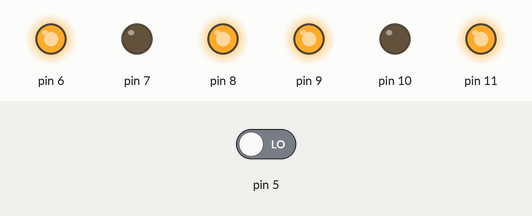
This sketch was run on a simulated Arduino Mega 2560, built with avr-gcc and run on an emulated ATmega2560. Shown: output pins drawn as LEDs (lit = HIGH). The inputs (shaded band) are chosen by the test bench; at power-on: pin 5 LOW.

Above: at 1.2 s.
1.3 s: pin 5 driven HIGH
At 1.9 s:
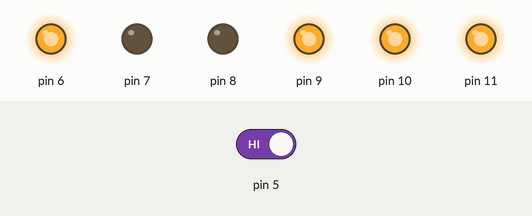
2.8 s: pin 5 driven LOW
At 3.1 s:
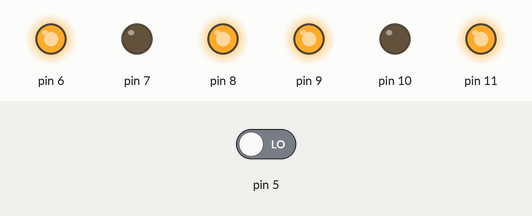
Timing chart, 0 to 5.8 s (numbered marks = the images above; inputs shaded):
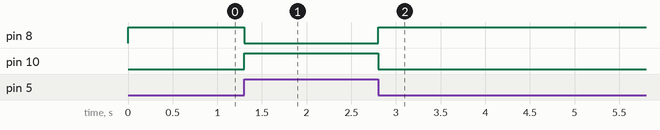

Measured:
- after the input at 1.3 s, pin 8: HIGH → LOW at once; pin 10: LOW → HIGH at once
- after the input at 2.8 s, pin 8: LOW → HIGH at once; pin 10: HIGH → LOW at once

The sketch:

simplebutton.ino
```cpp
#include "Component.h"
#include "MomentaryPushButton.h"
#include "Pin.h"
#include "RgbLed.h"

OutputPin red(8);
PowerPin power(9);
OutputPin green(10);
OutputPin blue(11);

RgbLed<PowerPin> led(red, power, green, blue);

InputPin buttoninput(5);
PowerPin buttonpower(6);
GroundPin buttonground(7);

MomentaryPushButton button(buttoninput, buttonpower, buttonground);

void setup()
{
    led.setup();
    button.setup();
    Component::CheckSetup();
    Pin::ValidateSingleUsage();
}

void loop()
{
    if (button.high())
    {
        led.red();
    }
    else
    {
        led.green();
    }
}
```

Component.cpp
```cpp
#include "Component.h"


int Component::TotalInstantiated = 0;
int Component::TotalSetup = 0;

Component::Component()
{
    ++TotalInstantiated;
}

void Component::CheckSetup()
{
    assert(TotalInstantiated == TotalSetup);
}

void Component::setup() const
{
    ++TotalSetup;
}
```

Component.h
```cpp
#pragma once

#include <assert.h>


struct Component
{
    Component();
    static int TotalInstantiated;
    static int TotalSetup;
    static void CheckSetup();
    void setup() const;
};
```

MomentaryPushButton.cpp
```cpp
#include "MomentaryPushButton.h"


MomentaryPushButton::MomentaryPushButton(
  const InputPin& i, const PowerPin& p, const GroundPin& g)
  : Component(), m_input(i), m_power(p), m_ground(g) {}

void MomentaryPushButton::setup() const
{
    Component::setup();
    m_input.setup();
    m_ground.setup();
    m_power.setup();
}

bool MomentaryPushButton::high() const
{
    return digitalRead(m_input.pin) == HIGH;
}

bool MomentaryPushButton::low() const
{
    return digitalRead(m_input.pin) == LOW;
}
```

MomentaryPushButton.h
```cpp
#pragma once

#include "Arduino.h"
#include "Pin.h"

class MomentaryPushButton : public Component
{
public:
  MomentaryPushButton(const InputPin&, const PowerPin&, const GroundPin&);
  void setup() const;
  bool high() const;
  bool low() const;
private:
  const InputPin& m_input;
  const PowerPin& m_power;
  const GroundPin& m_ground;
};
```

Pin.cpp
```cpp
#include "Pin.h"


int Pin::Usage[MaxPin + 1] = {}; // initialize to 0
Pin::Pin(int pin) : Component(), pin(pin)
{
    assert(pin >= 0 and pin <= MaxPin);
    ++Usage[pin];
}
void Pin::ValidateSingleUsage()
{
    for(int i = 0; i <= MaxPin; ++i)
    {
        assert(Usage[i] == 1 or Usage[i] == 0);
    }
}


PowerPin::PowerPin(int pin) : Pin(pin) {}
void PowerPin::setup() const
{
    Component::setup();
    pinMode(pin, OUTPUT);
    digitalWrite(pin, HIGH);
}


GroundPin::GroundPin(int pin) : Pin(pin) {}
void GroundPin::setup() const
{
    Component::setup();
    pinMode(pin, OUTPUT);
    digitalWrite(pin, LOW);
}


InputPin::InputPin(int pin) : Pin(pin) {}
void InputPin::setup() const
{
    Component::setup();
    pinMode(pin, INPUT);
}


OutputPin::OutputPin(int pin) : Pin(pin) {}
void OutputPin::setup() const
{
    Component::setup();
    pinMode(pin, OUTPUT);
}
```

Pin.h
```cpp
#pragma once

#include <assert.h>

#include "Arduino.h"

#include "Component.h"


struct Pin : public Component
{
public:
    Pin(int pin);
    const int pin = -1;
    static void ValidateSingleUsage();
private:
    static constexpr int MaxPin = 40; // This may depend on your Arduino model.
    static int Usage[MaxPin + 1]; // zero-initialize.
};

struct PowerPin : public Pin
{
    PowerPin(int pin);
    void setup() const;
};

struct GroundPin : public Pin
{
    GroundPin(int pin);
    void setup() const;
};

struct InputPin : public Pin
{
    InputPin(int pin);
    void setup() const;
};

struct OutputPin : public Pin
{
    OutputPin(int pin);
    void setup() const;
};
```

RgbLed.cpp
```cpp
#include "RgbLed.h"


template <>
struct RgbLedSignal<PowerPin>
{
    using SignalType = decltype(LOW);
    static constexpr SignalType On  = LOW;
    static constexpr SignalType Off = HIGH;
};
template <>
struct RgbLedSignal<GroundPin>
{
    using SignalType = decltype(LOW);
    static constexpr SignalType On  = HIGH;
    static constexpr SignalType Off = LOW;
};


template <typename CommonPinType>
RgbLed<CommonPinType>::RgbLed(const OutputPin& r, const CommonPinType& p,
    const OutputPin& g, const OutputPin& b)
    : Component(), m_r(r), m_p(p), m_g(g), m_b(b) {}

template <typename CommonPinType>
void RgbLed<CommonPinType>::red() const
{
    set(On, Off, Off);
}
template <typename CommonPinType>
void RgbLed<CommonPinType>::green() const
{
    set(Off, On, Off);
}
template <typename CommonPinType>
void RgbLed<CommonPinType>::blue() const
{
    set(Off, Off, On);
}
template <typename CommonPinType>
void RgbLed<CommonPinType>::yellow() const
{
    set(On, On, Off);
}
template <typename CommonPinType>
void RgbLed<CommonPinType>::cyan() const
{
    set(Off, On, On);
}
template <typename CommonPinType>
void RgbLed<CommonPinType>::magenta() const
{
    set(On, Off, On);
}
template <typename CommonPinType>
void RgbLed<CommonPinType>::white() const
{
    set(On, On, On);
}
template <typename CommonPinType>
void RgbLed<CommonPinType>::off() const
{
    set(Off, Off, Off);
}

template <typename CommonPinType>
void RgbLed<CommonPinType>::setup() const
{
    Component::setup();
    m_r.setup();
    m_g.setup();
    m_b.setup();
    m_p.setup();
    off();
}

template <typename CommonPinType>
void RgbLed<CommonPinType>::set(SignalType rs, SignalType gs, SignalType bs) const
{
    digitalWrite(m_r.pin, rs);
    digitalWrite(m_g.pin, gs);
    digitalWrite(m_b.pin, bs);
}

template class RgbLed<PowerPin>;
template class RgbLed<GroundPin>;
```

RgbLed.h
```cpp
#pragma once

#include "Arduino.h"

#include "Component.h"
#include "Pin.h"


template <typename CommonPinType>
struct RgbLedSignal
{
    using SignalType = decltype(LOW);
    static constexpr SignalType On = LOW;
    static constexpr SignalType Off = HIGH;
};

template <typename CommonPinType>
class RgbLed : public Component
{
    using SignalType = decltype(LOW);
    static constexpr SignalType On  = RgbLedSignal<CommonPinType>::On;
    static constexpr SignalType Off = RgbLedSignal<CommonPinType>::Off;
public:
    RgbLed(const OutputPin& r, const CommonPinType& p,
        const OutputPin& g, const OutputPin& b);
    void setup() const;
    void set(SignalType r, SignalType g, SignalType b) const;
    void red() const;
    void green() const;
    void blue() const;
    void yellow() const;
    void cyan() const;
    void magenta() const;
    void white() const;
    void off() const;
private:
    const OutputPin& m_r;
    const CommonPinType& m_p;
    const OutputPin& m_g;
    const OutputPin& m_b;
};
```
